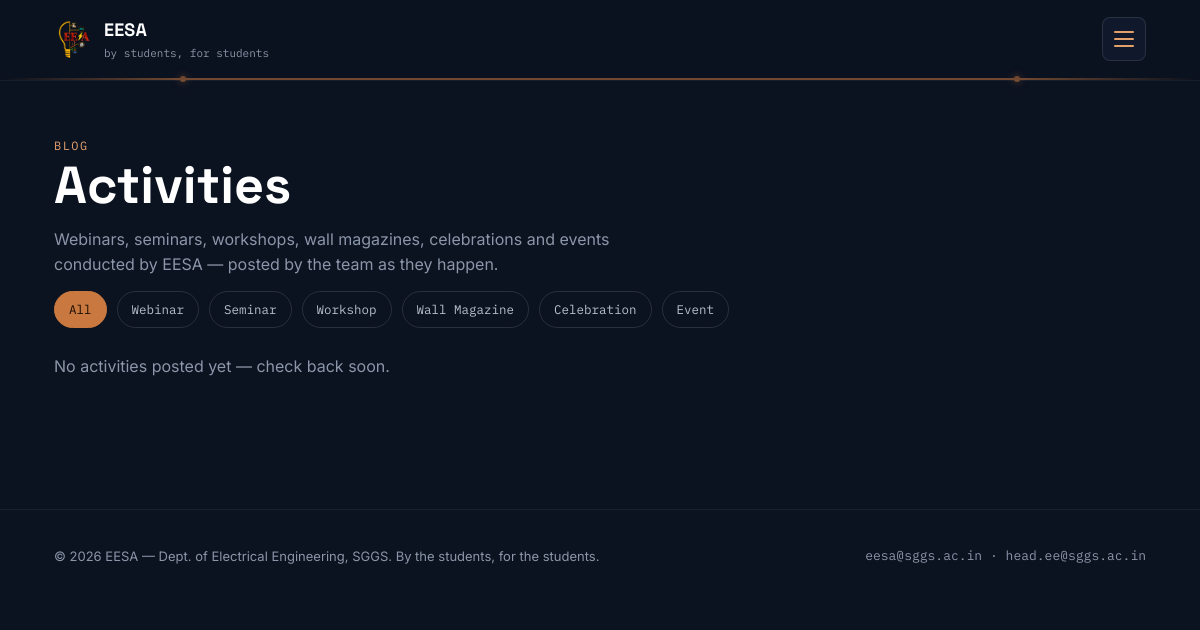
/pages/activities.php, run on the app's committed database.
### tables this page shows
CREATE TABLE activity_categories (
  id INT AUTO_INCREMENT PRIMARY KEY,
  slug VARCHAR(40) NOT NULL UNIQUE,
  label VARCHAR(60) NOT NULL
);

### includes/functions.php (called while the page is built, shortened)
<?php
function h($s) {
    return htmlspecialchars((string)($s ?? ''), ENT_QUOTES, 'UTF-8');
}

### pages/activities.php (the view, shortened to what this page needs)
<?php
require_once __DIR__ . '/../config.php';
$categories = $pdo->query('SELECT * FROM activity_categories ORDER BY id')->fetchAll();
$activities = $pdo->query(
    'SELECT a.*, c.slug AS cat_slug, c.label AS cat_label FROM activities a
     JOIN activity_categories c ON c.id = a.category_id
     WHERE a.status = \'published\' ORDER BY a.event_date DESC'
)->fetchAll();
require __DIR__ . '/../includes/header.php';
?>
<section class="section">
  <div class="container">
    <div class="eyebrow">Blog</div>
    <h1>Activities</h1>
    <p class="muted" style="max-width:600px">Webinars, seminars, workshops, wall magazines, celebrations and events
    conducted by EESA — posted by the team as they happen.</p>
    <div class="chip-row">
      <span class="chip active" data-filter="all">All</span>
      <?php foreach ($categories as $c): ?>
        <span class="chip" data-filter="<?= h($c['slug']) ?>"><?= h($c['label']) ?></span>
      <?php endforeach; ?>
    </div>
    <div class="grid grid-3">
      <?php if (!$activities): ?><p class="muted">No activities posted yet — check back soon.</p><?php endif; ?>
    </div>
  </div>
</section>
<?php require __DIR__ . '/../includes/footer.php'; ?>

### includes/header.php (shortened to what this page needs)
<!doctype html>
<html lang="en">
<head>
<link rel="stylesheet" href="<?= BASE_URL ?>/assets/css/style.css">
</head>
<body>
<header class="site">
  <div class="nav-row">
<a href="<?= BASE_URL ?>/index.php" class="brand">
      <?php $logoPath = __DIR__ . '/../assets/img/logo.png'; ?>
      <?php if (file_exists($logoPath)): ?>
        <img src="<?= BASE_URL ?>/assets/img/logo.png" alt="EESA logo" style="width:38px;height:38px;border-radius:8px;object-fit:cover">
      <?php endif; ?>
      <span>
        <span class="brand-name">EESA</span>
        <span class="brand-tag">by students, for students</span>
      </span>
    </a>
    <button class="burger" id="burger" aria-label="Open menu" aria-expanded="false">
      <span></span><span></span><span></span>
    </button>
  </div>
  <div class="trace"></div>
</header>
<main>

### includes/footer.php (shortened to what this page needs)
</main>
<footer class="site">
  <div class="container footer-row">
    <div>&copy; <?= date('Y') ?> EESA — Dept. of Electrical Engineering, SGGS. By the students, for the students.</div>
    <div class="mono"><?= h(CONTACT_EMAIL_EESA) ?> · <?= h(CONTACT_EMAIL_HOD) ?></div>
  </div>
</footer>
</body>
</html>

### assets/css/style.css (style rules this page uses)
:root { --navy: #0b1220; --navy-2: #10192c; --navy-3: #16223b; --paper: #f6f3ec; --ink: #0b1220; --slate: #8b96a8; --slate-lt: #b7c0cf; --copper: #c9793f; --copper-lt: #e3a06b; --line: rgba(201,121,63,0.18); --ok: #4caf82; --warn: #d9a441; --danger: #d9605a; --font-display: 'Space Grotesk', system-ui, sans-serif; --font-body: 'Inter', system-ui, sans-serif; --font-mono: 'IBM Plex Mono', monospace; --radius: 10px; --maxw: 1140px; }
* { box-sizing:border-box; }
html { scroll-behavior:smooth; }
body { margin:0; background:var(--navy); color:var(--paper); font-family:var(--font-body); line-height:1.55; -webkit-font-smoothing:antialiased; }
img { max-width:100%; display:block; }
a { color:inherit; text-decoration:none; }
.container { max-width:var(--maxw); margin:0 auto; padding:0 24px; }
.eyebrow { font-family:var(--font-mono); font-size:12px; letter-spacing:0.12em; text-transform:uppercase; color:var(--copper-lt); }
h1,h2,h3,h4 { font-family:var(--font-display); margin:0 0 12px; color:#fff; line-height:1.15; }
h1 { font-size:clamp(32px,5vw,52px); font-weight:700; }
p { color:var(--slate-lt); margin:0 0 14px; }
.muted { color:var(--slate); }
.mono { font-family:var(--font-mono); }
.trace { position:relative; height:2px; width:100%; background:linear-gradient(90deg, transparent, var(--copper) 15%, var(--copper) 85%, transparent); opacity:0.55; margin:0; }
.trace::before, .trace::after { content:''; position:absolute; top:50%; width:6px; height:6px; border-radius:50%; background:var(--copper); transform:translateY(-50%); box-shadow:0 0 8px var(--copper); }
.trace::before { left:15%; }
.trace::after { right:15%; }
header.site { position:sticky; top:0; z-index:50; background:rgba(11,18,32,0.86); backdrop-filter:blur(10px); border-bottom:1px solid rgba(255,255,255,0.06); }
.nav-row { display:flex; align-items:center; justify-content:space-between; padding:16px 24px; max-width:var(--maxw); margin:0 auto; }
.brand { display:flex; align-items:center; gap:12px; }
.brand-name { font-family:var(--font-display); font-weight:700; font-size:18px; color:#fff; letter-spacing:0.01em; }
.brand-tag { font-family:var(--font-mono); font-size:11px; color:var(--slate); display:block; margin-top:1px; }
.burger { width:44px; height:44px; border-radius:8px; border:1px solid rgba(255,255,255,0.1); background:var(--navy-2); display:flex; flex-direction:column; align-items:center; justify-content:center; gap:5px; cursor:pointer; z-index:60; }
.burger span { width:20px; height:2px; background:var(--copper-lt); border-radius:2px; transition:transform .3s ease, opacity .3s ease; }
.section { padding:56px 0; }
.grid { display:grid; gap:20px; }
.grid-3 { grid-template-columns:repeat(3,1fr); }
.chip-row { display:flex; gap:10px; flex-wrap:wrap; margin-bottom:26px; }
.chip { font-family:var(--font-mono); font-size:12.5px; padding:8px 14px; border-radius:20px; border:1px solid rgba(255,255,255,0.12); color:var(--slate-lt); cursor:pointer; }
.chip.active { background:var(--copper); color:#1a0e05; border-color:var(--copper); }
footer.site { border-top:1px solid rgba(255,255,255,0.06); padding:36px 0; margin-top:60px; }
.footer-row { display:flex; justify-content:space-between; flex-wrap:wrap; gap:14px; font-size:13px; color:var(--slate); }

### data on the page
activity_categories: label "Webinar"
activity_categories: label "Seminar"
activity_categories: label "Workshop"
activity_categories: label "Wall Magazine"
activity_categories: label "Celebration"
activity_categories: label "Event"

### other printed values
CONTACT_EMAIL_EESA "eesa@sggs.ac.in"
CONTACT_EMAIL_HOD "head.ee@sggs.ac.in"
